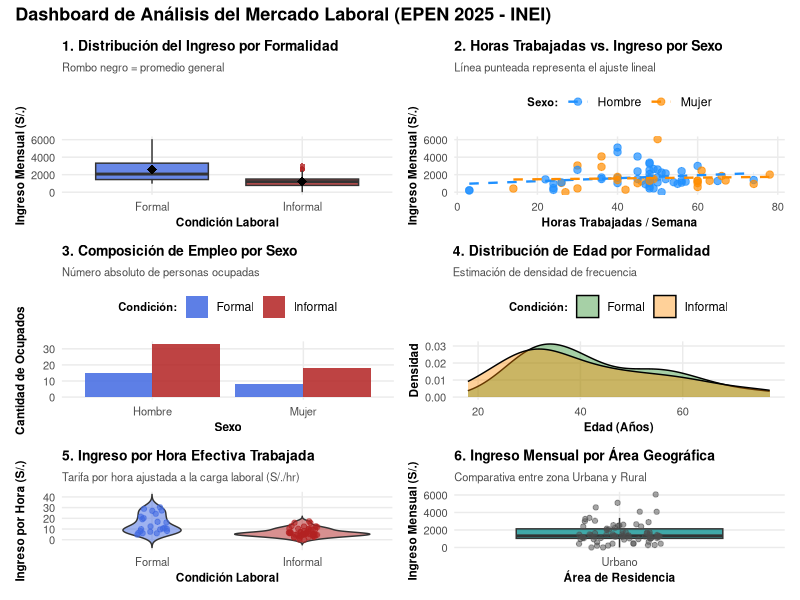

Reproduce this figure in R.
# ==============================================================================
# Proyecto final Analisis del INEI
# ==============================================================================

# 1. Cargar librerías necesarias
library(dplyr)
library(readr)
library(ggplot2)
library(patchwork)

# ==============================================================================
# PASO 3: LIMPIEZA Y PREPARACIÓN DE DATOS
# ==============================================================================

# 1. Cargar base de datos
df_raw <- read.csv("EPEN 2025 BD_Publicacion Dpto_0.csv", encoding = "UTF-8")

# 2. Filtrar, seleccionar y renombrar variables clave
df_clean <- df_raw %>%
  filter(!is.na(ingtrabw), OCUP300 == 1, whoraT > 0) %>% # Filtrar personas ocupadas con ingreso y horas válidas
  select(
    anio = ANIO,
    mes = MES,
    sexo_cod = C207,
    edad = C208,
    area_cod = AREA,
    informal_cod = Informal_P,
    ingreso = ingtrabw,
    horas_semana = whoraT,
    factor_exp = FAC300_ANUAL
  ) %>%
  mutate(
    sexo = case_when(
      sexo_cod == 1 ~ "Hombre",
      sexo_cod == 2 ~ "Mujer"
    ),
    informalidad = case_when(
      informal_cod == 1 ~ "Informal",
      informal_cod == 2 ~ "Formal"
    ),
    area = case_when(
      area_cod == 1 ~ "Urbano",
      area_cod == 2 ~ "Rural"
    ),
    # Ingreso por hora efectiva trabajada (S/./hora)
    ingreso_hora = ingreso / (horas_semana * 4.2)
  )

# ==============================================================================
# PASO 4: ESTADÍSTICAS DESCRIPTIVAS
# ==============================================================================

# 1. Resumen estadístico general del ingreso y horas
resumen_general <- df_clean %>%
  summarise(
    n = n(),
    promedio_ingreso = mean(ingreso, na.rm = TRUE),
    mediana_ingreso  = median(ingreso, na.rm = TRUE),
    sd_ingreso       = sd(ingreso, na.rm = TRUE),
    promedio_horas   = mean(horas_semana, na.rm = TRUE),
    mediana_horas    = median(horas_semana, na.rm = TRUE)
  )

print(resumen_general)

# 2. Resumen del ingreso agrupado por Condición de Informalidad
resumen_informalidad <- df_clean %>%
  group_by(informalidad) %>%
  summarise(
    n = n(),
    porcentaje = (n() / nrow(df_clean)) * 100,
    promedio_ingreso = mean(ingreso, na.rm = TRUE),
    mediana_ingreso  = median(ingreso, na.rm = TRUE),
    sd_ingreso       = sd(ingreso, na.rm = TRUE)
  )

print(resumen_informalidad)

# 3. Resumen del ingreso agrupado por Sexo
resumen_sexo <- df_clean %>%
  group_by(sexo) %>%
  summarise(
    n = n(),
    promedio_ingreso = mean(ingreso, na.rm = TRUE),
    mediana_ingreso  = median(ingreso, na.rm = TRUE)
  )

print(resumen_sexo)


# ==============================================================================
# PASO 5: VISUALIZACIÓN EXPANDIDA (realice 6 GRÁFICOS)
# ==============================================================================

# Tema base
mi_tema <- theme_minimal(base_family = "sans") +
  theme(
    plot.title = element_text(face = "bold", size = 10, color = "black"),
    plot.subtitle = element_text(size = 8, color = "gray30"),
    axis.title = element_text(face = "bold", size = 8.5, color = "black"),
    axis.text = element_text(size = 8),
    legend.title = element_text(face = "bold", size = 8),
    legend.position = "top",
    panel.grid.minor = element_blank()
  )

# Gráfico 1: Boxplot de Ingreso según Formalidad
g1 <- ggplot(df_clean, aes(x = informalidad, y = ingreso, fill = informalidad)) +
  geom_boxplot(alpha = 0.8, outlier.color = "firebrick", outlier.shape = 16) +
  stat_summary(fun = mean, geom = "point", shape = 18, size = 3, color = "black") +
  scale_fill_manual(values = c("Formal" = "royalblue", "Informal" = "firebrick")) +
  labs(
    title = "1. Distribución del Ingreso por Formalidad",
    subtitle = "Rombo negro = promedio general",
    x = "Condición Laboral",
    y = "Ingreso Mensual (S/.)"
  ) +
  mi_tema +
  theme(legend.position = "none")

# Gráfico 2: Scatterplot Horas vs Ingreso por Sexo
g2 <- ggplot(df_clean, aes(x = horas_semana, y = ingreso, color = sexo)) +
  geom_point(size = 2.2, alpha = 0.7) +
  geom_smooth(method = "lm", se = FALSE, linetype = "dashed", linewidth = 0.8) +
  scale_color_manual(values = c("Hombre" = "dodgerblue", "Mujer" = "darkorange")) +
  labs(
    title = "2. Horas Trabajadas vs. Ingreso por Sexo",
    subtitle = "Línea punteada representa el ajuste lineal",
    x = "Horas Trabajadas / Semana",
    y = "Ingreso Mensual (S/.)",
    color = "Sexo:"
  ) +
  mi_tema

# Gráfico 3: Barras agrupadas por Cantidad de Ocupados (DODGE)
g3 <- ggplot(df_clean, aes(x = sexo, fill = informalidad)) +
  geom_bar(position = "dodge", alpha = 0.85) +
  scale_fill_manual(values = c("Formal" = "royalblue", "Informal" = "firebrick")) +
  labs(
    title = "3. Composición de Empleo por Sexo",
    subtitle = "Número absoluto de personas ocupadas",
    x = "Sexo",
    y = "Cantidad de Ocupados",
    fill = "Condición:"
  ) +
  mi_tema

# Gráfico 4: Densidad de Edad por Formalidad
g4 <- ggplot(df_clean, aes(x = edad, fill = informalidad)) +
  geom_density(alpha = 0.4) +
  scale_fill_manual(values = c("Formal" = "forestgreen", "Informal" = "darkorange")) +
  labs(
    title = "4. Distribución de Edad por Formalidad",
    subtitle = "Estimación de densidad de frecuencia",
    x = "Edad (Años)",
    y = "Densidad",
    fill = "Condición:"
  ) +
  mi_tema

# Gráfico 5: Violín del Ingreso por Hora Trabajada
g5 <- ggplot(df_clean, aes(x = informalidad, y = ingreso_hora, fill = informalidad)) +
  geom_violin(alpha = 0.5, trim = FALSE) +
  geom_jitter(width = 0.1, size = 1.5, alpha = 0.6, aes(color = informalidad)) +
  scale_fill_manual(values = c("Formal" = "royalblue", "Informal" = "firebrick")) +
  scale_color_manual(values = c("Formal" = "royalblue", "Informal" = "firebrick")) +
  labs(
    title = "5. Ingreso por Hora Efectiva Trabajada",
    subtitle = "Tarifa por hora ajustada a la carga laboral (S/./hr)",
    x = "Condición Laboral",
    y = "Ingreso por Hora (S/.)"
  ) +
  mi_tema +
  theme(legend.position = "none")

# Gráfico 6: Distribución del Ingreso por Área Geográfica
g6 <- ggplot(df_clean, aes(x = area, y = ingreso, fill = area)) +
  geom_boxplot(alpha = 0.75, outlier.shape = NA) +
  geom_jitter(width = 0.15, size = 1.5, alpha = 0.5, color = "gray30") +
  scale_fill_manual(values = c("Urbano" = "darkcyan", "Rural" = "darkgoldenrod")) +
  labs(
    title = "6. Ingreso Mensual por Área Geográfica",
    subtitle = "Comparativa entre zona Urbana y Rural",
    x = "Área de Residencia",
    y = "Ingreso Mensual (S/.)"
  ) +
  mi_tema +
  theme(legend.position = "none")

# Unir los 6 gráficos en formato 3x2
collage_6 <- (g1 | g2) / (g3 | g4) / (g5 | g6) +
  plot_annotation(
    title = "Dashboard de Análisis del Mercado Laboral (EPEN 2025 - INEI)",
    theme = theme(plot.title = element_text(face = "bold", size = 13))
  )

# Guardar mi collage
if (!dir.exists("figures")) {
  dir.create("figures")
}

ggsave(
  filename = "figures/collage_graficos.png", 
  plot = collage_6, 
  width = 11, 
  height = 11, 
  dpi = 300
)

print("Nuevo collage con el gráfico 3 corregido guardado en figures/collage_graficos.png")
